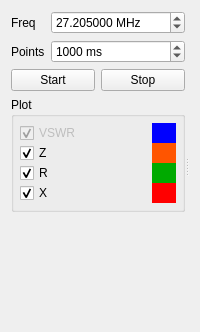
      <widget class="QWidget" name="tab_4">
       <attribute name="title">
        <string>Monitor</string>
       </attribute>
       <layout class="QVBoxLayout" name="verticalLayout_8">
        <item>
         <widget class="QSplitter" name="splitter_2">
          <property name="orientation">
           <enum>Qt::Horizontal</enum>
          </property>
          <widget class="QWidget" name="widget_8" native="true">
           <property name="sizePolicy">
            <sizepolicy hsizetype="Preferred" vsizetype="Preferred">
             <horstretch>0</horstretch>
             <verstretch>0</verstretch>
            </sizepolicy>
           </property>
           <property name="maximumSize">
            <size>
             <width>260</width>
             <height>16777215</height>
            </size>
           </property>
           <layout class="QVBoxLayout" name="verticalLayout_6">
            <item>
             <layout class="QGridLayout" name="gridLayout_3">
              <item row="0" column="1">
               <widget class="QDoubleSpinBox" name="fcentre_2">
                <property name="suffix">
                 <string> MHz</string>
                </property>
                <property name="decimals">
                 <number>6</number>
                </property>
                <property name="maximum">
                 <double>60.000000000000000</double>
                </property>
                <property name="value">
                 <double>27.204999999999998</double>
                </property>
               </widget>
              </item>
              <item row="0" column="0">
               <widget class="QLabel" name="label_23">
                <property name="sizePolicy">
                 <sizepolicy hsizetype="Maximum" vsizetype="Preferred">
                  <horstretch>0</horstretch>
                  <verstretch>0</verstretch>
                 </sizepolicy>
                </property>
                <property name="text">
                 <string>Freq</string>
                </property>
               </widget>
              </item>
              <item row="1" column="0">
               <widget class="QLabel" name="label_26">
                <property name="sizePolicy">
                 <sizepolicy hsizetype="Maximum" vsizetype="Preferred">
                  <horstretch>0</horstretch>
                  <verstretch>0</verstretch>
                 </sizepolicy>
                </property>
                <property name="text">
                 <string>Points</string>
                </property>
               </widget>
              </item>
              <item row="1" column="1">
               <widget class="QSpinBox" name="point_count_2">
                <property name="suffix">
                 <string> ms</string>
                </property>
                <property name="minimum">
                 <number>100</number>
                </property>
                <property name="maximum">
                 <number>5000</number>
                </property>
                <property name="singleStep">
                 <number>100</number>
                </property>
                <property name="value">
                 <number>1000</number>
                </property>
               </widget>
              </item>
             </layout>
            </item>
            <item>
             <layout class="QHBoxLayout" name="horizontalLayout_4">
              <item>
               <widget class="QPushButton" name="scanBtn_2">
                <property name="text">
                 <string>Start</string>
                </property>
               </widget>
              </item>
              <item>
               <widget class="QPushButton" name="scanDummyBtn_2">
                <property name="text">
                 <string>Stop</string>
                </property>
               </widget>
              </item>
             </layout>
            </item>
            <item>
             <widget class="QGroupBox" name="groupBox_2">
              <property name="title">
               <string>Plot</string>
              </property>
              <layout class="QGridLayout" name="gridLayout_4">
               <property name="verticalSpacing">
                <number>0</number>
               </property>
               <property name="margin">
                <number>6</number>
               </property>
               <item row="0" column="1">
                <widget class="QWidget" name="widget_9" native="true">
                 <property name="maximumSize">
                  <size>
                   <width>24</width>
                   <height>16777215</height>
                  </size>
                 </property>
                 <property name="palette">
                  <palette>
                   <active>
                    <colorrole role="Base">
                     <brush brushstyle="SolidPattern">
                      <color alpha="255">
                       <red>255</red>
                       <green>255</green>
                       <blue>255</blue>
                      </color>
                     </brush>
                    </colorrole>
                    <colorrole role="Window">
                     <brush brushstyle="SolidPattern">
                      <color alpha="255">
                       <red>0</red>
                       <green>0</green>
                       <blue>255</blue>
                      </color>
                     </brush>
                    </colorrole>
                   </active>
                   <inactive>
                    <colorrole role="Base">
                     <brush brushstyle="SolidPattern">
                      <color alpha="255">
                       <red>255</red>
                       <green>255</green>
                       <blue>255</blue>
                      </color>
                     </brush>
                    </colorrole>
                    <colorrole role="Window">
                     <brush brushstyle="SolidPattern">
                      <color alpha="255">
                       <red>0</red>
                       <green>0</green>
                       <blue>255</blue>
                      </color>
                     </brush>
                    </colorrole>
                   </inactive>
                   <disabled>
                    <colorrole role="Base">
                     <brush brushstyle="SolidPattern">
                      <color alpha="255">
                       <red>0</red>
                       <green>0</green>
                       <blue>255</blue>
                      </color>
                     </brush>
                    </colorrole>
                    <colorrole role="Window">
                     <brush brushstyle="SolidPattern">
                      <color alpha="255">
                       <red>0</red>
                       <green>0</green>
                       <blue>255</blue>
                      </color>
                     </brush>
                    </colorrole>
                   </disabled>
                  </palette>
                 </property>
                 <property name="autoFillBackground">
                  <bool>true</bool>
                 </property>
                </widget>
               </item>
               <item row="3" column="1">
                <widget class="QWidget" name="widget_10" native="true">
                 <property name="maximumSize">
                  <size>
                   <width>24</width>
                   <height>16777215</height>
                  </size>
                 </property>
                 <property name="palette">
                  <palette>
                   <active>
                    <colorrole role="Window">
                     <brush brushstyle="SolidPattern">
                      <color alpha="255">
                       <red>255</red>
                       <green>0</green>
                       <blue>0</blue>
                      </color>
                     </brush>
                    </colorrole>
                   </active>
                   <inactive>
                    <colorrole role="Window">
                     <brush brushstyle="SolidPattern">
                      <color alpha="255">
                       <red>255</red>
                       <green>0</green>
                       <blue>0</blue>
                      </color>
                     </brush>
                    </colorrole>
                   </inactive>
                   <disabled>
                    <colorrole role="Window">
                     <brush brushstyle="SolidPattern">
                      <color alpha="255">
                       <red>255</red>
                       <green>0</green>
                       <blue>0</blue>
                      </color>
                     </brush>
                    </colorrole>
                   </disabled>
                  </palette>
                 </property>
                 <property name="autoFillBackground">
                  <bool>true</bool>
                 </property>
                </widget>
               </item>
               <item row="1" column="1">
                <widget class="QWidget" name="widget_11" native="true">
                 <property name="maximumSize">
                  <size>
                   <width>24</width>
                   <height>16777215</height>
                  </size>
                 </property>
                 <property name="palette">
                  <palette>
                   <active>
                    <colorrole role="Window">
                     <brush brushstyle="SolidPattern">
                      <color alpha="255">
                       <red>255</red>
                       <green>85</green>
                       <blue>0</blue>
                      </color>
                     </brush>
                    </colorrole>
                   </active>
                   <inactive>
                    <colorrole role="Window">
                     <brush brushstyle="SolidPattern">
                      <color alpha="255">
                       <red>255</red>
                       <green>85</green>
                       <blue>0</blue>
                      </color>
                     </brush>
                    </colorrole>
                   </inactive>
                   <disabled>
                    <colorrole role="Window">
                     <brush brushstyle="SolidPattern">
                      <color alpha="255">
                       <red>255</red>
                       <green>85</green>
                       <blue>0</blue>
                      </color>
                     </brush>
                    </colorrole>
                   </disabled>
                  </palette>
                 </property>
                 <property name="autoFillBackground">
                  <bool>true</bool>
                 </property>
                </widget>
               </item>
               <item row="2" column="1">
                <widget class="QWidget" name="widget_12" native="true">
                 <property name="maximumSize">
                  <size>
                   <width>24</width>
                   <height>16777215</height>
                  </size>
                 </property>
                 <property name="palette">
                  <palette>
                   <active>
                    <colorrole role="Window">
                     <brush brushstyle="SolidPattern">
                      <color alpha="255">
                       <red>0</red>
                       <green>170</green>
                       <blue>0</blue>
                      </color>
                     </brush>
                    </colorrole>
                   </active>
                   <inactive>
                    <colorrole role="Window">
                     <brush brushstyle="SolidPattern">
                      <color alpha="255">
                       <red>0</red>
                       <green>170</green>
                       <blue>0</blue>
                      </color>
                     </brush>
                    </colorrole>
                   </inactive>
                   <disabled>
                    <colorrole role="Window">
                     <brush brushstyle="SolidPattern">
                      <color alpha="255">
                       <red>0</red>
                       <green>170</green>
                       <blue>0</blue>
                      </color>
                     </brush>
                    </colorrole>
                   </disabled>
                  </palette>
                 </property>
                 <property name="autoFillBackground">
                  <bool>true</bool>
                 </property>
                </widget>
               </item>
               <item row="0" column="0">
                <widget class="QCheckBox" name="checkBox_2">
                 <property name="enabled">
                  <bool>false</bool>
                 </property>
                 <property name="text">
                  <string>VSWR</string>
                 </property>
                 <property name="checked">
                  <bool>true</bool>
                 </property>
                </widget>
               </item>
               <item row="1" column="0">
                <widget class="QCheckBox" name="plotz_chk_2">
                 <property name="text">
                  <string>Z</string>
                 </property>
                 <property name="checked">
                  <bool>true</bool>
                 </property>
                </widget>
               </item>
               <item row="2" column="0">
                <widget class="QCheckBox" name="plotr_chk_2">
                 <property name="text">
                  <string>R</string>
                 </property>
                 <property name="checked">
                  <bool>true</bool>
                 </property>
                </widget>
               </item>
               <item row="3" column="0">
                <widget class="QCheckBox" name="plotx_chk_2">
                 <property name="text">
                  <string>X</string>
                 </property>
                 <property name="checked">
                  <bool>true</bool>
                 </property>
                </widget>
               </item>
              </layout>
             </widget>
            </item>
            <item>
             <spacer name="verticalSpacer_3">
              <property name="orientation">
               <enum>Qt::Vertical</enum>
              </property>
              <property name="sizeHint" stdset="0">
               <size>
                <width>20</width>
                <height>109</height>
               </size>
              </property>
             </spacer>
            </item>
           </layout>
          </widget>
          <widget class="QWidget" name="verticalLayoutWidget_2">
           <layout class="QVBoxLayout" name="verticalLayout_7">
            <property name="spacing">
             <number>3</number>
            </property>
            <item>
             <widget class="GraphCanvas" name="canvas1_2">
              <property name="palette">
               <palette>
                <active>
                 <colorrole role="Base">
                  <brush brushstyle="SolidPattern">
                   <color alpha="255">
                    <red>255</red>
                    <green>255</green>
                    <blue>255</blue>
                   </color>
                  </brush>
                 </colorrole>
                 <colorrole role="Window">
                  <brush brushstyle="SolidPattern">
                   <color alpha="255">
                    <red>255</red>
                    <green>255</green>
                    <blue>255</blue>
                   </color>
                  </brush>
                 </colorrole>
                </active>
                <inactive>
                 <colorrole role="Base">
                  <brush brushstyle="SolidPattern">
                   <color alpha="255">
                    <red>255</red>
                    <green>255</green>
                    <blue>255</blue>
                   </color>
                  </brush>
                 </colorrole>
                 <colorrole role="Window">
                  <brush brushstyle="SolidPattern">
                   <color alpha="255">
                    <red>255</red>
                    <green>255</green>
                    <blue>255</blue>
                   </color>
                  </brush>
                 </colorrole>
                </inactive>
                <disabled>
                 <colorrole role="Base">
                  <brush brushstyle="SolidPattern">
                   <color alpha="255">
                    <red>255</red>
                    <green>255</green>
                    <blue>255</blue>
                   </color>
                  </brush>
                 </colorrole>
                 <colorrole role="Window">
                  <brush brushstyle="SolidPattern">
                   <color alpha="255">
                    <red>255</red>
                    <green>255</green>
                    <blue>255</blue>
                   </color>
                  </brush>
                 </colorrole>
                </disabled>
               </palette>
              </property>
              <property name="frameShape">
               <enum>QFrame::Panel</enum>
              </property>
              <property name="frameShadow">
               <enum>QFrame::Sunken</enum>
              </property>
              <property name="lineWidth">
               <number>2</number>
              </property>
              <widget class="GraphCursor" name="cursor_2" native="true">
               <property name="geometry">
                <rect>
                 <x>0</x>
                 <y>0</y>
                 <width>120</width>
                 <height>80</height>
                </rect>
               </property>
              </widget>
             </widget>
            </item>
           </layout>
          </widget>
         </widget>
        </item>
       </layout>
      </widget>
